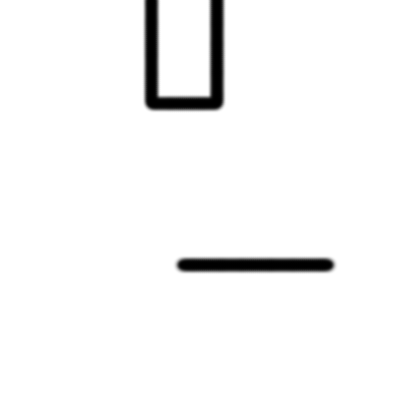
#> input picture src/VirtualMap/virtualmap/maps/maze_virtual_walls.png, 400 x 400 px, given in place of line_video.mp4, which was not available
$ python LFR_demo.py
#> lines starting #> are read from the running program, lines starting #| are printed output that depends on the picture; after the words box and inside, x2 and y2 are one past the last pixel; in counts of white or black regions, pixels touching at a corner belong together; pictures that were not available may be replaced by others from this repository, and a replacement may not be noted
import cv2
import numpy as np
# 0 -> index of camera to use (i.e. 0 -> /dev/video0)
# cap = cv2.VideoCapture("/dev/video0")

cap = cv2.VideoCapture("./line_video.mp4")

cap.set(3, 320)
cap.set(4, 240)


while cap.isOpened():
    ret, frame = cap.read()
#> frame is the input picture: shape (400, 400, 3); min 0, max 255, mean 246.4

    if ret:

        low_b = np.uint8([0, 0, 130])
        high_b = np.uint8([179, 255, 255])
        converted = cv2.cvtColor(frame, cv2.COLOR_BGR2HSV)  # convert to HSV
#> converted: shape (400, 400, 3); mean H, S, V 0, 0, 246.4

        mask = cv2.inRange(converted, low_b, high_b)  # create mask
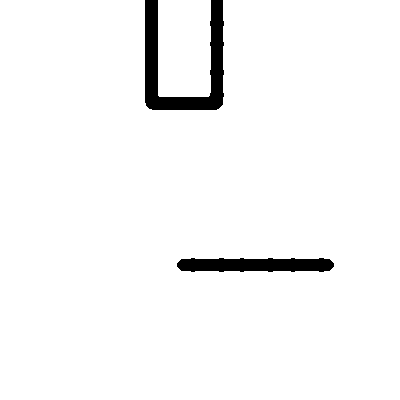
#> mask: shape (400, 400); 96.7% white; 2 black regions

        contours, hierarchy = cv2.findContours(mask, 1, cv2.CHAIN_APPROX_NONE)
#> contours = 3 contours; box (x1, y1, x2, y2) and area: (0, 0, 400, 400) 150534, (158, 0, 211, 97) 4974, (176, 257, 335, 273) 2058
        if len(contours) > 0:
            c = max(contours, key=cv2.contourArea)
#> c = contour of 1804 points, box (x1, y1, x2, y2) (0, 0, 400, 400), area 150534

            cv2.drawContours(frame, c, -1, (0, 255, 0), 1)
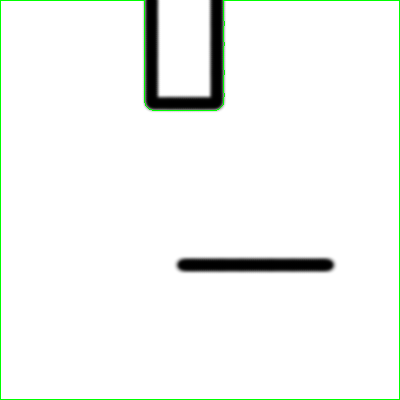
#> frame: shape (400, 400, 3); 1.13% of pixels changed, all inside (x1, y1, x2, y2) = (0, 0, 400, 400)
            M = cv2.moments(c)
#> M = moments, m00 150534, centre m10/m00, m01/m00 = (200.4, 207.8)
            if M["m00"] != 0 and M["m00"] != 0:
                cx = int(M['m10']/M['m00'])
#> cx = 200
                cy = int(M['m01']/M['m00'])
#> cy = 207
                print("CX : "+str(cx)+"  CY : "+str(cy))
#| CX : 200  CY : 207
                if cx >= 120:
                    print("Turn Left")

                if cx < 120 and cx > 40:
                    print("On Track!")

                if cx <= 40:
                    print("Turn Right")

                cv2.circle(frame, (cx, cy), 5, (255, 255, 255), -1)
        else:
            print("I don't see the line")

        cv2.imshow("converted", converted)
        cv2.imshow("Mask", mask)
        cv2.imshow("Frame", frame)
        if cv2.waitKey(1) & 0xff == ord('q'):   # 1 is the time in ms

#> (key q is pressed here)
            break
    else:
        break
cap.release()
cv2.destroyAllWindows()

$ run again, on src/VirtualMap/virtualmap/maps/virtualmap.png
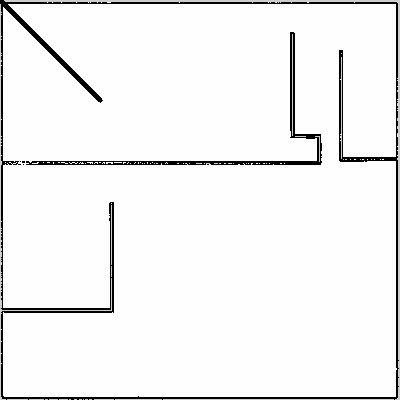
#> input picture src/VirtualMap/virtualmap/maps/virtualmap.png, 400 x 400 px, given in place of line_video.mp4, which was not available
#> frame is the input picture: shape (400, 400, 3); min 0, max 254, mean 242.4
#> converted: shape (400, 400, 3); mean H, S, V 0, 0, 242.4
#> `mask = cv2.inRange(converted, low_b, high_b)`:
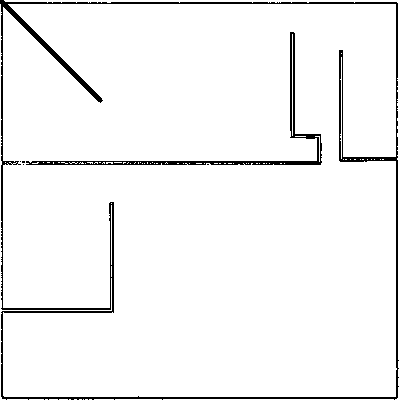
#> mask: shape (400, 400); 95.8% white; black in thin lines or dots
#> contours = 91 contours, 87 with area under 20; largest, box (x1, y1, x2, y2) and area: (3, 4, 397, 397) 150769, (25, 31, 323, 166) 2352, (4, 0, 400, 400) 844, (0, 4, 112, 400) 76
#> c = contour of 2556 points, box (x1, y1, x2, y2) (3, 4, 397, 397), area 150769
#> `cv2.drawContours(frame, c, -1, (0, 255, 0), 1)`:
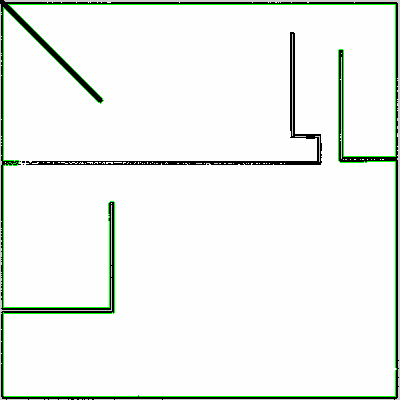
#> frame: shape (400, 400, 3); 1.59% of pixels changed, all inside (x1, y1, x2, y2) = (3, 4, 397, 397)
#> M = moments, m00 150769, centre m10/m00, m01/m00 = (199.9, 200.5)
#> cx = 199
#> cy = 200
#| CX : 199  CY : 200
